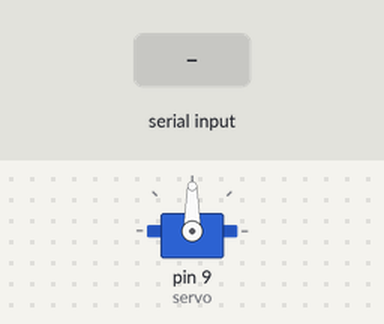
The sketch below on a simulated Arduino Uno, built with avr-gcc and run on an emulated ATmega328P. Shown: servo. The test bench sets the inputs (shaded band).

Above: at 1.2 s.
1.3 s: "90,45\n" received over Serial
At 2.5 s:
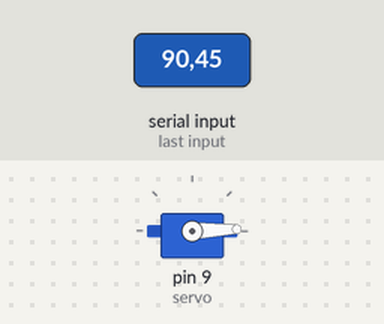
2.8 s: "30,150\n" received over Serial
At 3.7 s:
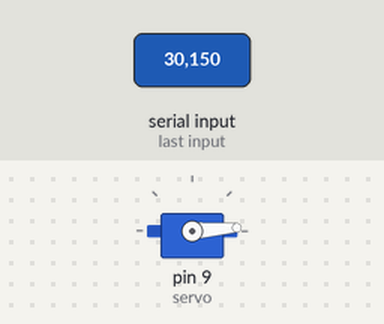
Timing chart, 0 to 5.8 s (numbered marks = the images above; inputs shaded):
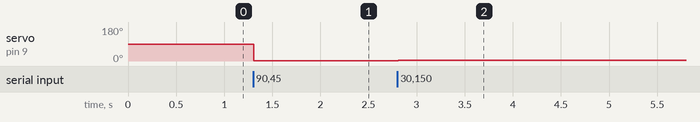

Measured:
- after the input at 1.3 s, servo on pin 9 (servo): 90° → 2° at once
- after the input at 2.8 s, servo on pin 9 (servo): 2° → 4° at once

The sketch:

isa_pa.ino
```cpp
#include <Servo.h>

Servo servo;
int prevX = 0;  // Previous x-coordinate
const int centerX = 320;  // Assuming frame width is 640
const int angleIncrement = 2.5;  // Angle increment for each step

void setup() {
  // Initialize serial communication
  Serial.begin(9600);

  // Attach the servo to pin 9
  servo.attach(9);
}

void loop() {
  // Check if data is available to read from serial
  if (Serial.available() > 0) {
    // Read the raw coordinates from serial
    String data = Serial.readStringUntil('\n');
    int commaIndex = data.indexOf(',');

    // Parse x-coordinate
    int x = data.substring(0, commaIndex).toInt();

    // Calculate deviation from the center
    int devX = x - centerX;

    // Move the servo based on deviation
    int servoAngleX = map(devX, -centerX, centerX, 180, 0);

    // Adjust servo movement increment based on deviation
    int angleIncrementX = servoAngleX - prevX;
    if (angleIncrementX > angleIncrement) {
      servoAngleX = prevX + angleIncrement;
    } else if (angleIncrementX < -angleIncrement) {
      servoAngleX = prevX - angleIncrement;
    }
    prevX = servoAngleX;

    // Set the servo angle
    servo.write(servoAngleX);

    // Reduce delay for more responsiveness
    delay(5);  // Delay to allow servo to reach position
  }
}
```
